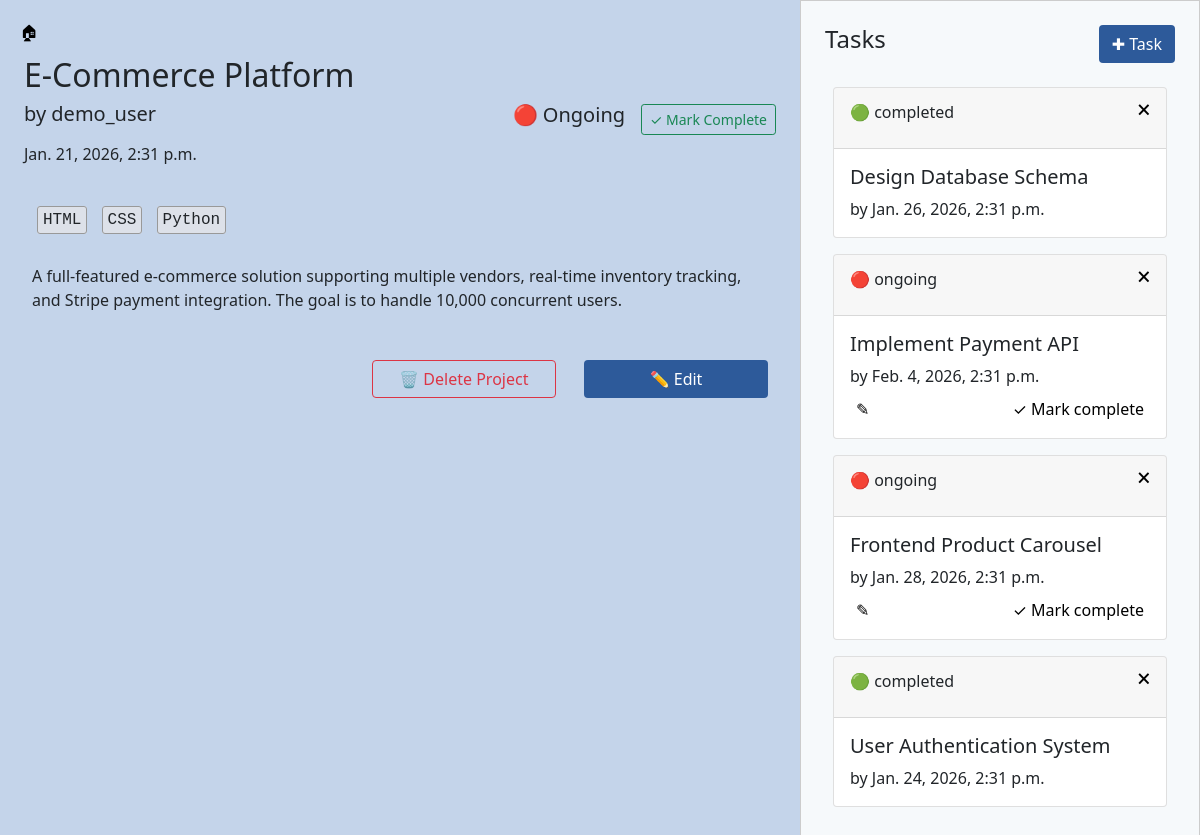
/project/1, run on an earlier commit of the app's database.
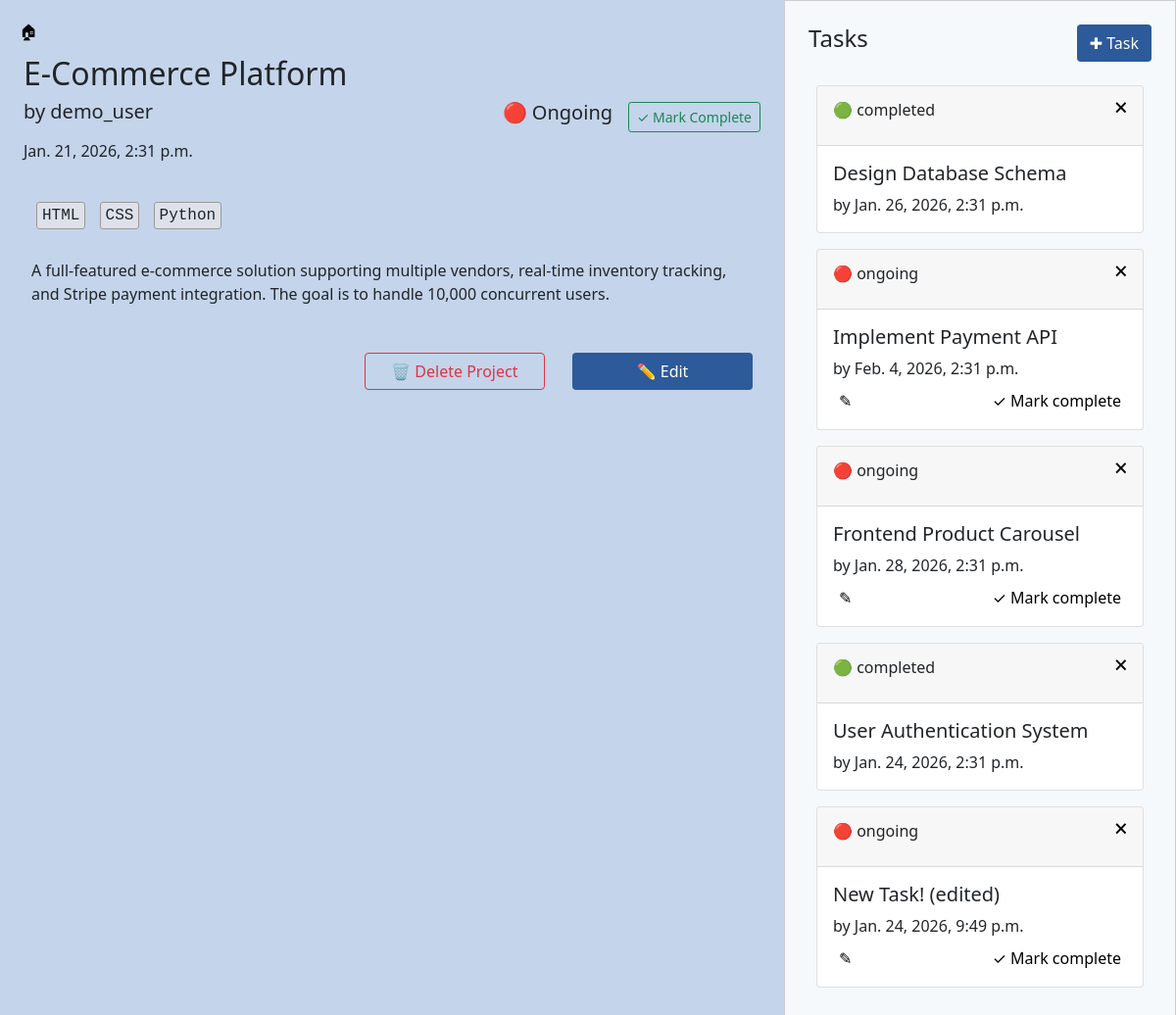
And on a later commit of the database.
### projectManager/models.py (models this page shows, shortened)
class Technology(models.Model):
    name = models.CharField(max_length=50, unique=True)

class Task(models.Model):
    title = models.CharField(max_length=200)
    project = models.ForeignKey(Project, on_delete=models.CASCADE, related_name='tasks')
    deadline = models.DateTimeField(null=True, blank=True)
    status = models.CharField(max_length=20, choices=STATUS_CHOICES, default='ongoing')

### projectManager/views.py (the view)
# urls.py: path("project/<int:id>", views.project, name="project"),
def project(request, id):
    project = Project.objects.all().get(id=id)
    technologies = project.technologies.all()
    tasks = project.tasks.all()
    task_form = TaskForm()
    return render(request, "projectManager/project.html", {
        "project" : project,
        "technologies" : technologies,
        "tasks" : tasks,
        "task_form": task_form,
    })

### projectManager/templates/projectManager/project.html (shortened to what this page needs)
{% extends 'projectManager/layout.html' %}
{% load static %}
{% block body %}
<main class="container-fluid">
    <div class="row">
        <section class="col-12 col-lg-8 p-3">
            <div class="p-1">
                <a class="task-btn" href="{% url 'home' %}">🏠︎</a>
            </div>
            <div class="p-2 d-flex justify-content-between align-items-center">
                <div>
                    <h2 class="mb-2">{{ project.title }}</h2>
                    <h5 class="mb-3">by {{ project.creator.username }}</h5>
                    <p>{{ project.created_at }}</p>
                </div>
                <div class="d-flex align-items-center gap-3">
                    {% if project.status == "ongoing" %}
                        <h5 id="project-status-text">🔴 {{ project.status|title }}</h5>
                        <button id="mark-project-btn" onclick="markProjectComplete(this)" data-id="{{ project.id }}" class="btn btn-sm btn-outline-success">
                            ✓ Mark Complete
                        </button>
                    {% else %}
                        <h5>🟢 {{ project.status|title }}</h5>
                    {% endif %}
                </div>
            </div>
            <div class="p-3">
               {% for tech in technologies %}
               <span class="technology-text">{{ tech.name }}</span>
               {% endfor %}
            </div>
            <div class="p-3">
                <p>{{ project.long_description }}</p>
            </div>
            <div class="p-3 text-end">
                <a href="{% url 'delete_project' project.id %}" class="btn btn-outline-danger me-4 w-25">🗑 Delete Project</a>
                <a href="{% url 'edit_project' project.id %}" class="btn btn-main w-25">✏️ Edit</a>
            </div>
        </section>
        <section class="col-12 col-lg-4 bg-light vh-100 p-3 d-flex flex-column">
            <div class="p-2 d-flex justify-content-between flex-shrink-0">
                <h4>Tasks</h4>
                <button class="btn btn-main" data-bs-toggle="modal" data-bs-target="#addTaskModal">
                    ✚ Task
                </button>
            </div>
            <div class="p-3 overflow-auto flex-grow-1 custom-scrollbar">
                {% for task in tasks %}
                <div class="card w-100 mb-3">
                    <div class="card-header d-flex justify-content-between">
                        {% if task.status == "ongoing" %}
                        <p id="status-{{ task.id }}" class="mt-1">🔴 {{ task.status }}</p>
                        {% else %}
                        <p id="status-{{ task.id }}" class="mt-1">🟢 {{ task.status }}</p>
                        {% endif %}
                        <a href="{% url 'delete_task' task.id %}" class="task-btn">🗙</a>
                    </div>
                    <div class="card-body">
                        <div id="task-content-{{ task.id }}">
                            <h5 class="card-title">{{ task.title }}</h5>
                            <p class="card-text">by {{ task.deadline }}</p>
                        </div>
                        {% if task.status == "ongoing" %}
                        <div id="div-{{ task.id }}" class="mt-2 d-flex justify-content-between">
                            <button  onclick="toggleEdit(this)" data-id="{{ task.id }}" class="task-btn">✎</button>
                            <button onclick="markTaskComplete(this)" data-id="{{ task.id }}" class="task-btn">✓ Mark complete</button>
                        </div>
                        {% endif %}
                    </div>
                </div>
                {% endfor %}
            </div>
        </section>
    </div>
</main>
{% endblock %}

What changed in the data, as far as the page shows it:
added Task: status "ongoing", title "New Task! (edited)", deadline "Jan. 24, 2026, 9:49 p.m."
